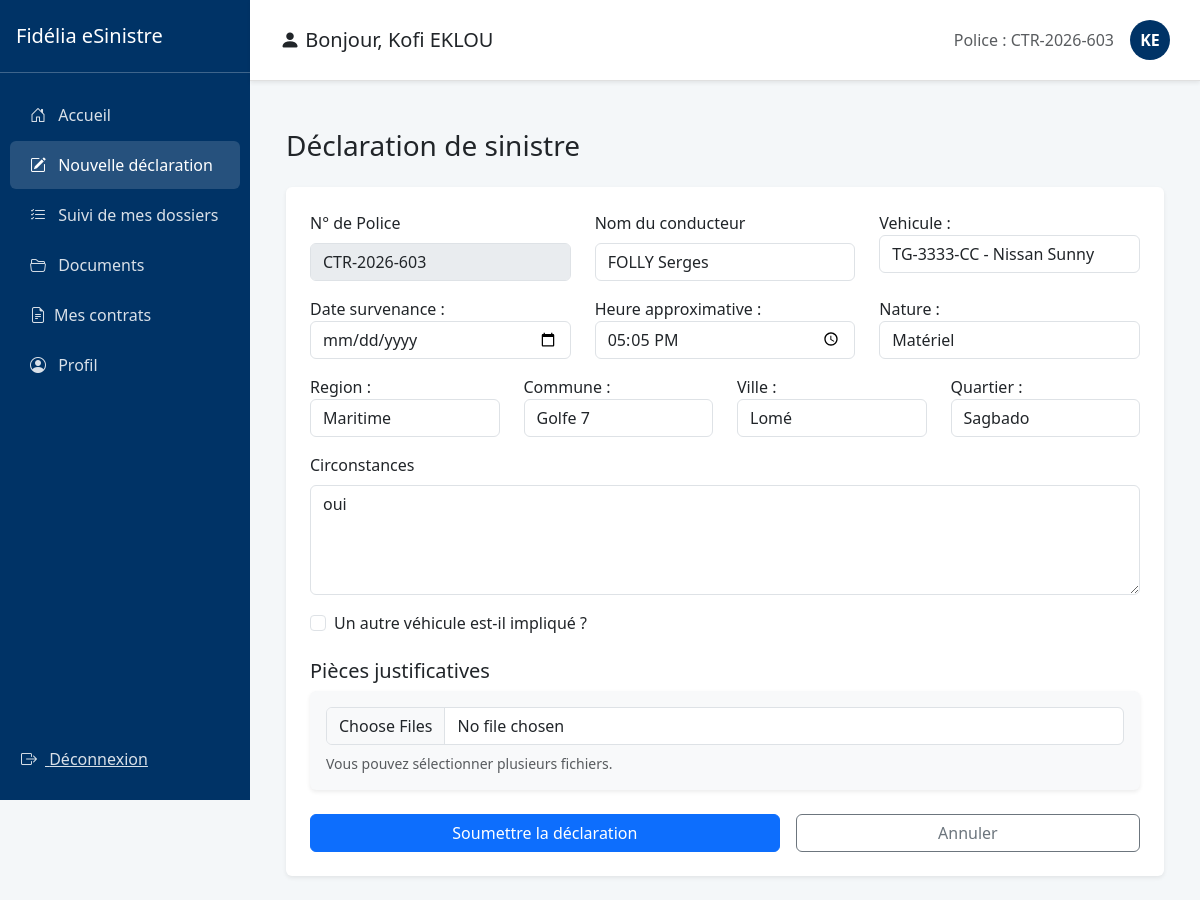
/sinistres/declarer/ (signed in), run on the app's committed database.
### gestion_sinistres/models.py (models this page shows, shortened)
class Assure(models.Model):
    user = models.OneToOneField(User, on_delete=models.CASCADE, related_name='assure')
    numero_police = models.CharField(max_length=50, unique=True)
    telephone = models.CharField(max_length=20, blank=True, null=True)
    agence = models.ForeignKey(Agence, on_delete=models.SET_NULL, null=True, blank=True)
    compte_active = models.BooleanField(default=False)
    politique_confidentialite_acceptee = models.BooleanField(default=False)
    tentatives_echouees = models.PositiveSmallIntegerField(default=0)
    bloque_jusqu_a = models.DateTimeField(null=True, blank=True)

class Sinistre(models.Model):
    NATURE_CHOICES = [('C', 'Corporel'), ('M', 'Matériel'), ('X', 'Mixte')]
    STATUS_CHOICES = [
        ('SOUMIS', 'Soumis'),
        ('ATTENTE_COMPLEMENTS', 'En attente de compléments'),
        ('ATTENTE_VALIDATION', 'En attente de validation'),
        ('A_CORRIGER', 'A corriger'),
        ('EN_COURS', 'En cours'),
        ('CLOTURE', 'Clôturé'),
        ('SANS_SUITE', 'Sans suite'),
        ('REOUVERT', 'Réouvert'),
    ]
    nom_conducteur = models.CharField(max_length=100)
    immatriculation = models.CharField(max_length=50, blank=True, null=True, verbose_name="Immatriculation")
    numero_sinistre = models.CharField(max_length=20, unique=True)
    statut = models.CharField(max_length=30, choices=STATUS_CHOICES, default='SOUMIS')
    agent_traitant = models.CharField(max_length=100, blank=True, null=True)
    montant_estime = models.DecimalField(max_digits=12, decimal_places=2, default=0)
    prix_retenu = models.DecimalField(max_digits=12, decimal_places=2, null=True, blank=True)
    attestation_generee = models.BooleanField(default=False)
    date_attestation = models.DateTimeField(null=True, blank=True)
    date_cloture = models.DateTimeField(null=True, blank=True)
    indemnisation_validee = models.BooleanField(default=False)
    date_survenance = models.DateTimeField()
    date_declaration = models.DateTimeField(auto_now_add=True)
    heure_approximative = models.TimeField()
    circonstances = models.TextField()
    vehicule = models.ForeignKey(Vehicule, on_delete=models.CASCADE)
    region = models.ForeignKey(Region, on_delete=models.SET_NULL, null=True)
    commune = models.ForeignKey(Commune, on_delete=models.SET_NULL, null=True)
    ville = models.ForeignKey(Ville, on_delete=models.SET_NULL, null=True)
    quartier = models.CharField(max_length=150)
    nature = models.CharField(max_length=1, choices=NATURE_CHOICES)
    numero_point_vente = models.CharField(max_length=10, default="001")
    assure = models.ForeignKey(User, on_delete=models.CASCADE, related_name='sinistres')
    quittance = models.ForeignKey(Quittance, on_delete=models.SET_NULL, null=True, blank=True)
    lettre_derogation = models.FileField(upload_to='sinistres/derogations/', blank=True, null=True)
    autre_vehicule_implique = models.BooleanField(default=False)
    vehicule_adverse_immatriculation = models.CharField(max_length=50, blank=True, null=True)
    vehicule_adverse_marque = models.CharField(max_length=50, blank=True, null=True)
    vehicule_adverse_modele = models.CharField(max_length=50, blank=True, null=True)
    vehicule_adverse_compagnie = models.CharField(max_length=100, blank=True, null=True, verbose_name="Compagnie d'assurance (véhicule adverse)")
    nombre_blesses = models.PositiveSmallIntegerField(default=0)
    nombre_morts = models.PositiveSmallIntegerField(default=0)

### gestion_sinistres/views.py (the view)
# urls.py: path('declarer/', views.declarer_sinistre, name='declarer_sinistre'),
@login_required
def declarer_sinistre(request):
    sinistre_id = request.session.get('temp_sinistre_id')
    sinistre_instance = None
    if sinistre_id:
        sinistre_instance = Sinistre.objects.filter(id=sinistre_id, assure=request.user).first()
    est_nouvelle_declaration = sinistre_instance is None
    if request.method == 'POST':
        form = SinistreForm(request.POST, request.FILES, user=request.user, instance=sinistre_instance)
        if form.is_valid():
            sinistre = form.save(commit=False)
            sinistre.assure = request.user
            sinistre.statut = 'SOUMIS'
            date_evenement = sinistre.date_survenance
            vehicule = sinistre.vehicule
            contrat = getattr(vehicule, 'contrat', None)
            if contrat and date_evenement:
                quittances_valides = Quittance.objects.filter(
                    contrat=contrat,
                    date_debut__lte=date_evenement,
                    date_fin__gte=date_evenement
                )
                sinistre.quittance = quittances_valides.first() if quittances_valides.count() == 1 else None
            else:
                sinistre.quittance = None
            try:
                sinistre.save()
                fichiers = request.FILES.getlist('fichiers_justificatifs')
                for f in fichiers:
                    PieceJointe.objects.create(sinistre=sinistre, fichier=f)
                if est_nouvelle_declaration:
                    HistoriqueSinistre.objects.create(
                        sinistre=sinistre,
                        statut='SOUMIS',
                        commentaires="Déclaration initiale du sinistre par l'assuré.",
                        auteur=request.user,
                    )
                request.session['temp_sinistre_id'] = sinistre.id
                return redirect('confirmer_sinistre')
            except ValidationError as e:
                form.add_error(None, e)
        else:
            messages.error(request, "Veuillez corriger les erreurs dans le formulaire.")
    else:
        form = SinistreForm(user=request.user, instance=sinistre_instance)
    return render(request, 'declaration.html', {'form': form, 'title': 'Déclarer un sinistre'})

### gestion_sinistres/models.py (called while the page is built)
    def __str__(self): return self.nom

    def __str__(self): return self.nom

    def __str__(self): return self.nom

    def __str__(self):
        return f"{self.immatriculation} - {self.marque} {self.modele or 'Modèle non spécifié'}"

### gestion_sinistres/templates/declaration.html (shortened to what this page needs)
{% extends "base_assure.html" %}
{% block content %}
    <div class="container mt-4">
        <h3 class="mb-4">Déclaration de sinistre</h3>
        <form method="post" enctype="multipart/form-data" class="shadow-sm p-4 bg-white rounded">
            <div class="row mb-3">
                <div class="col-md-4">
                    <label class="form-label">N° de Police</label>
                    <input type="text" class="form-control" value="{{ request.user.assure.numero_police }}" disabled readonly>
                </div>
                <div class="col-md-4">
                    <label class="form-label">Nom du conducteur</label>
                    {{ form.nom_conducteur }}
                </div>
                <div class="col-md-4">
                    {{ form.vehicule.label_tag }}
                    {{ form.vehicule }}
                </div>
            </div>
            <div class="row mb-3">
                <div class="col-md-4">{{ form.date_survenance.label_tag }} {{ form.date_survenance }}</div>
                <div class="col-md-4">{{ form.heure_approximative.label_tag }} {{form.heure_approximative }}</div>
                <div class="col-md-4">{{form.nature.label_tag }} {{ form.nature }}</div>
            </div>
            <div class="row mb-3">
                <div class="col-md-3">{{ form.region.label_tag }} {{ form.region }}</div>
                <div class="col-md-3">{{ form.commune.label_tag }} {{ form.commune }}</div>
                <div class="col-md-3">{{ form.ville.label_tag }} {{ form.ville }}</div>
                <div class="col-md-3">{{ form.quartier.label_tag }} {{ form.quartier }}</div>
            </div>
            <div class="mb-3">
                <label class="form-label">Circonstances</label>
                {{ form.circonstances }}
            </div>
            <div class="mb-3 form-check">
                {{ form.autre_vehicule_implique }}
                <label class="form-check-label" for="id_autre_vehicule"> Un autre véhicule est-il impliqué ?</label>
            </div>
            <div class="mb-4" id="pieces-container">
                <h5 class="mt-4">Pièces justificatives</h5>
                <div class="card p-3 border-0 shadow-sm bg-light">
                    {{ form.fichiers_justificatifs }}
                    <small class="text-muted mt-2">Vous pouvez sélectionner plusieurs fichiers.</small>
                </div>
            </div>
            <div class="d-flex gap-3">
                <button type="submit" class="btn btn-primary flex-grow-1">Soumettre la déclaration</button>
                <a href="{% url 'annuler_declaration' %}" class="btn btn-outline-secondary flex-grow-1 text-center">Annuler</a>
            </div>
        </form>
    </div>
{% endblock  %}

### gestion_sinistres/templates/base_assure.html (shortened to what this page needs)
<!DOCTYPE html>
<html lang="fr">
<head>
    <link href="https://cdn.jsdelivr.net/npm/bootstrap@5.3.0/dist/css/bootstrap.min.css" rel="stylesheet">
    <link rel="stylesheet" href="https://cdn.jsdelivr.net/npm/bootstrap-icons@1.11.0/font/bootstrap-icons.css">
</head>
<body>
    <nav class="sidebar">
        <div class="d-flex align-items-center justify-content-between py-4 px-3 border-bottom border-light border-opacity-25">
            <h5 class="mb-0">Fidélia eSinistre</h5>
        </div>
        <div class="py-3">
            <a href="{% url 'accueil_assure' %}" class="{% if request.resolver_match.url_name == 'accueil_assure' %}active{% endif %}"><i class="bi bi-house-door me-2"></i> Accueil</a>
            <a href="{% url 'declarer_sinistre' %}" class="{% if request.resolver_match.url_name == 'declarer_sinistre' %}active{% endif %}"><i class="bi bi-pencil-square me-2"></i> Nouvelle déclaration</a>
            <a href="{% url 'suivi_sinistres' %}" class="{% if request.resolver_match.url_name == 'suivi_sinistres' %}active{% endif %}"><i class="bi bi-list-check me-2"></i> Suivi de mes dossiers</a>
            <a href="{% url 'documents_assure' %}" class="{% if request.resolver_match.url_name == 'documents_assure' %}active{% endif %}"><i class="bi bi-folder2-open me-2"></i> Documents</a>
            <a href="{% url 'mes_contrats' %}" class="{% if request.resolver_match.url_name == 'mes_contrats' %}active{% endif %}"><i class="bi bi-file-earmark-text me-2"></i>Mes contrats</a>
            <a href="{% url 'profil_assure' %}" class="{% if request.resolver_match.url_name == 'profil_assure' %}active{% endif %}"><i class="bi bi-person-circle me-2"></i> Profil</a>
        </div>
        <div class="py-3 mt-auto">
            <form method="post" action="{% url 'logout' %}">
                <button type="submit" class="btn btn-link" style="color: rgba(255,255,255,0.85); padding: 12px 20px;">
                    <i class="bi bi-box-arrow-right me-2"></i> Déconnexion
                </button>
            </form>
        </div>
    </nav>
    <main class="main-content">
        <div class="header-user d-flex align-items-center justify-content-between shadow-sm">
            <div class="d-flex align-items-center">
                <h5 class="mb-0"><i class="bi bi-person-fill"></i> Bonjour, {{ request.user.get_full_name|default:request.user.username }}</h5>
            </div>
            <div class="d-flex align-items-center">
                <span class="text-muted me-3">Police : {{ request.user.assure.numero_police|default:"N/A" }}</span>
                <a href="{% url 'profil_assure' %}" class="user-badge text-decoration-none">{{ request.user.first_name|first|default:"U" }}{{ request.user.last_name|first|default:"I" }}</a>
            </div>
        </div>
        <div class="p-4">
            {% block content %}{% endblock %}
        </div>
    </main>
</body>
</html>

### gestion_sinistres/templates/base_assure.html (style rules this page uses)
:root { --fidelia-blue: #003366; }
body { background-color: #f4f7f9; font-family: 'Segoe UI', sans-serif; }
.sidebar { width: 250px; height: 100vh; background: var(--fidelia-blue); color: white; position: fixed; left: 0; top: 0; display: flex; flex-direction: column; }
.sidebar a { color: rgba(255, 255, 255, 0.85); display: block; padding: 12px 20px; text-decoration: none; border-radius: 6px; margin: 2px 10px; }
.sidebar a:hover, .sidebar a.active { background: rgba(255, 255, 255, 0.15); color: white; }
.main-content { margin-left: 250px; }
.header-user { background: white; padding: 20px 30px; border-bottom: 1px solid #e0e0e0; position: sticky; top: 0; z-index: 1020; }
.user-badge { width: 40px; height: 40px; border-radius: 50%; background: var(--fidelia-blue); color: white; display: flex; align-items: center; justify-content: center; font-weight: bold; }

### data on the page
Sinistre: nom_conducteur "FOLLY Serges", vehicule "TG-3333-CC - Nissan Sunny", heure_approximative "17:05:00", nature "Matériel", region "Maritime", commune "Golfe 7", ville "Lomé", quartier "Sagbado", circonstances "oui"

### other printed values
{{ request.user.get_full_name|default:request.user.username }} "Kofi EKLOU"
{{ request.user.assure.numero_police|default:"N/A" }} "CTR-2026-603"
{{ request.user.first_name|first|default:"U" }} "K"
{{ request.user.last_name|first|default:"I" }} "E"
